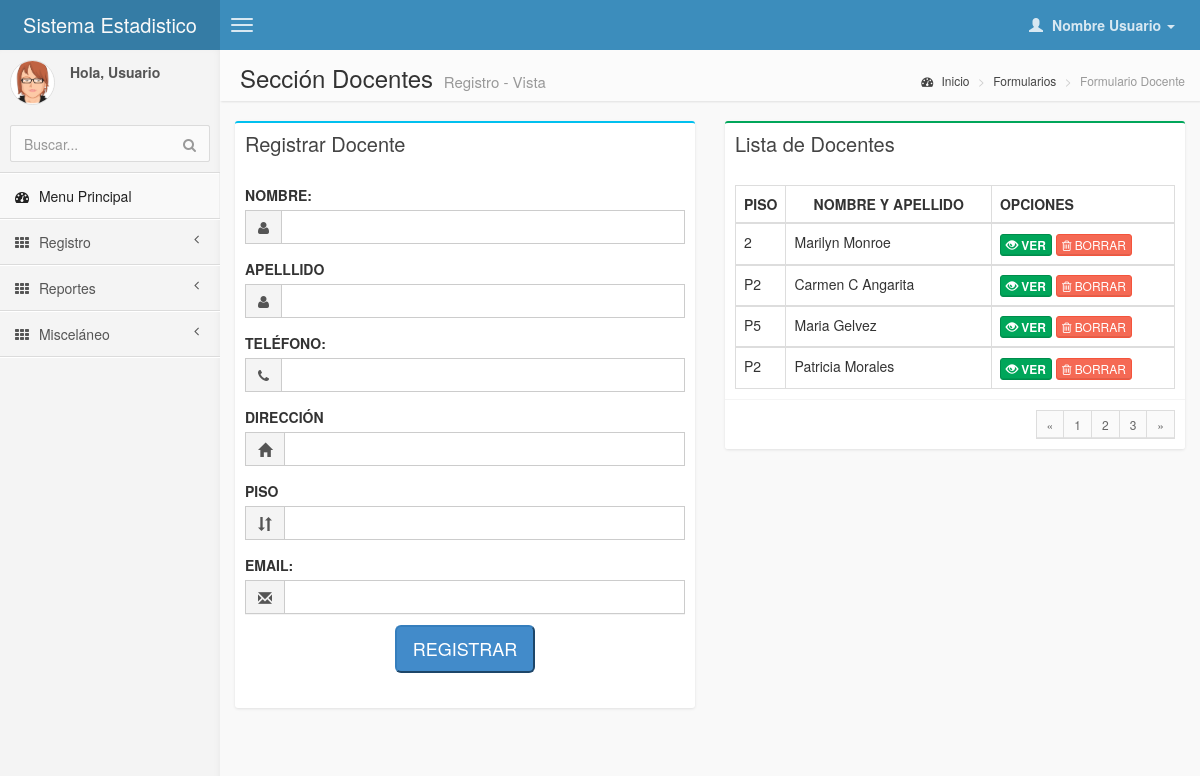
The page /pages/forms/index.php (signed in) on the database its author committed.
### tables this page shows
CREATE TABLE IF NOT EXISTS `docente` (
  `id_docente` int(10) NOT NULL AUTO_INCREMENT,
  `nombre_docente` varchar(15) NOT NULL,
  `apellido_docente` varchar(15) NOT NULL,
  `email` varchar(35) NOT NULL,
  `direccion` varchar(40) DEFAULT NULL,
  `telefono` varchar(12) DEFAULT NULL,
  `piso` varchar(3) NOT NULL,
  PRIMARY KEY (`id_docente`),
  KEY `piso` (`piso`)
);

### pages/forms/index.php (the view, shortened to what this page needs)
<!DOCTYPE html>
<html>
    <head>
        <link href="css/bootstrap.min.css" rel="stylesheet" type="text/css" />
        <link href="css/font-awesome.min.css" rel="stylesheet" type="text/css" />
        <link href="css/ionicons.min.css" rel="stylesheet" type="text/css" />
        <link href="css/daterangepicker/daterangepicker-bs3.css" rel="stylesheet" type="text/css" />
        <link href="css/iCheck/all.css" rel="stylesheet" type="text/css" />
        <link href="css/colorpicker/bootstrap-colorpicker.min.css" rel="stylesheet"/>
        <link href="css/timepicker/bootstrap-timepicker.min.css" rel="stylesheet"/>
        <link href="css/AdminLTE.css" rel="stylesheet" type="text/css" />
    </head>
     <body class="skin-blue">
        <header class="header">
            <a href="index.html" class="logo">
                Sistema Estadistico
            </a>
            <nav class="navbar navbar-static-top" role="navigation">
                <a href="#" class="navbar-btn sidebar-toggle" data-toggle="offcanvas" role="button">
                    <span class="icon-bar"></span>
                    <span class="icon-bar"></span>
                    <span class="icon-bar"></span>
                </a>
                <div class="navbar-right">
                    <ul class="nav navbar-nav">
                        <li class="dropdown user user-menu">
                            <a href="#" class="dropdown-toggle" data-toggle="dropdown">
                                <i class="glyphicon glyphicon-user"></i>
                                <span>Nombre Usuario <i class="caret"></i></span>
                            </a>
                        </li>
                    </ul>
                </div>
            </nav>
        </header>
        <div class="wrapper row-offcanvas row-offcanvas-left">
            <aside class="left-side sidebar-offcanvas">
                <section class="sidebar">
                    <div class="user-panel">
                        <div class="pull-left image">
                            <img src="img/avatar3.png" class="img-circle" alt="User Image" />
                        </div>
                        <div class="pull-left info">
                            <p>Hola, Usuario</p>
                        </div>
                    </div>
                    <form action="#" method="get" class="sidebar-form">
                        <div class="input-group">
                            <input type="text" name="q" class="form-control" placeholder="Buscar..."/>
                            <span class="input-group-btn">
                                <button type='submit' name='seach' id='search-btn' class="btn btn-flat"><i class="fa fa-search"></i></button>
                            </span>
                        </div>
                    </form>
<?php
    include("menu_form.php")
?>
                </section>
            </aside>
            <aside class="right-side">
                <section class="content-header">
                    <h1>
                        Sección Docentes
                        <small>Registro - Vista</small>
                    </h1>
                    <ol class="breadcrumb">
                        <li><a href="#"><i class="fa fa-dashboard"></i> Inicio</a></li>
                        <li><a href="#">Formularios</a></li>
                        <li class="active">Formulario Docente</li>
                    </ol>
                </section>
                <section class="content">
                    <div class="row">
                        <div class="col-md-6">
                            <div class="box box-info">
                                <div class="box-header">
                                    <h3 class="box-title">Registrar Docente</h3>
                                </div>
                            <form action="../control/registro_docente.php" method="post" >
                                <div class="box-body">
                                    <div class="form-group">
                                        <label>NOMBRE:</label>
                                        <div class="input-group">
                                            <div class="input-group-addon">
                                                <i class="fa fa-user"></i>
                                            </div>
                                            <input type="text" name="nombre" class="form-control" data-inputmask="'alias': 'dd/mm/yyyy'" data-mask/>
                                        </div>
                                    </div>
                                    <label>APELLLIDO</label>
                                    <div class="form-group">
                                        <div class="input-group">
                                            <div class="input-group-addon">
                                                <i class="fa fa-user"></i>
                                            </div>
                                            <input type="text" name="apellido" class="form-control" data-inputmask="'alias': 'mm/dd/yyyy'" data-mask/>
                                        </div>
                                    </div>
                                    <div class="form-group">
                                        <label>TELÉFONO:</label>
                                        <div class="input-group">
                                            <div class="input-group-addon">
                                                <i class="fa fa-phone"></i>
                                            </div>
                                            <input type="text" name="telefono" class="form-control" data-inputmask='"mask": "(999) 999-9999"' data-mask/>
                                        </div>
                                    </div>
                                    <div class="form-group">
                                        <label>DIRECCIÓN</label>
                                        <div class="input-group">
                                            <div class="input-group-addon">
                                                <i class="glyphicon glyphicon-home"></i>
                                            </div>
                                            <input type="text-area" name="direccion" class="form-control" data-inputmask='"mask": "(999) 999-9999"' data-mask/>
                                        </div>
                                    </div>
                                    <div class="form-group">
                                        <label>PISO</label>
                                        <div class="input-group">
                                            <div class="input-group-addon">
                                                <i class="glyphicon glyphicon-sort"></i>
                                            </div>
                                            <input type="text" name="piso" class="form-control" data-inputmask='"mask": "(999) 999-9999"' data-mask/>
                                        </div>
                                    </div>
                                    <div class="form-group">
                                        <label>EMAIL:</label>
                                        <div class="input-group">
                                            <div class="input-group-addon">
                                                <i class="glyphicon glyphicon-envelope"></i>
                                            </div>
                                            <input type="text" naome="email" class="form-control" data-inputmask="'mask': ['999-999-9999 [x99999]', '+099 99 99 9999[9]-9999']" data-mask/>
                                        </div>
                                        <div class="box-footer">
                                        <center><button type="submit" class="btn-lg btn-primary">REGISTRAR</button></center>
                                    </div>
                                    </div>
                                </div>
                            </div>
                        </div>
<?php
require ("../control/conexion_bd.php");
  $sql="SELECT * FROM docente";
  $datos=mysql_query($sql,$link);
  $contador = mysql_num_rows($datos);
    if ($contador == 0)
      {
        echo "<center><h1><font color='#E74C3C'>NO SE ENCONTRO RESULTADOS :-( </font></h1></center>";
      }
    else
      {
?>
                        <div class="col-md-6">
                            <div class="box box-success">
                                <div class="box-header">
                                     <h3 class="box-title">Lista de Docentes</h3>
                                </div>
                                <div class="box-body">
                                    <table class="table table-bordered">
                                        <tr>
                                            <th style="width: 10px">PISO</th>
                                            <th><center>NOMBRE Y APELLIDO</center></th>
                                            <th>  OPCIONES</th>
                                        </tr>
<?php
                              while ($renglon=mysql_fetch_array($datos))
                                {
?>
                              <tbody>
                                <tr>
                                  <td><?php echo $renglon['piso']; ?></td>
                                  <td><?php echo $renglon['nombre_docente']; echo "  "; echo $renglon['apellido_docente']?></td>
                                  <td>
                                  <a href="ver_alumno.php?id=<?php echo $renglon['ci_escolar']?>"> <button class="btn btn-success btn-xs"></i><b><span class="glyphicon glyphicon glyphicon-eye-open" aria-hidden="true"></span> VER</b></button></a>
                                  <a href="../emergente/borrar_docente.php?id=<?php echo $renglon['id_docente']?>"><button class="btn btn-danger btn-xs"><i class="fa fa-trash-o "></i> BORRAR</button>
                                  </td>
                                </tr>
                              </tbody>
                              <?php } }?>
                                    </table>
                                </div>
                                <div class="box-footer clearfix">
                                    <ul class="pagination pagination-sm no-margin pull-right">
                                        <li><a href="#">&laquo;</a></li>
                                        <li><a href="#">1</a></li>
                                        <li><a href="#">2</a></li>
                                        <li><a href="#">3</a></li>
                                        <li><a href="#">&raquo;</a></li>
                                    </ul>
                                </div>
                            </div>
                                </div>
                            </div>
                        </div>
    </body>
</html>

### rows shown on the page
docente: piso "2", nombre_docente "Marilyn", apellido_docente "Monroe"
docente: piso "P2", nombre_docente "Carmen C", apellido_docente "Angarita"
docente: piso "P5", nombre_docente "Maria", apellido_docente "Gelvez"
docente: piso "P2", nombre_docente "Patricia", apellido_docente "Morales"
